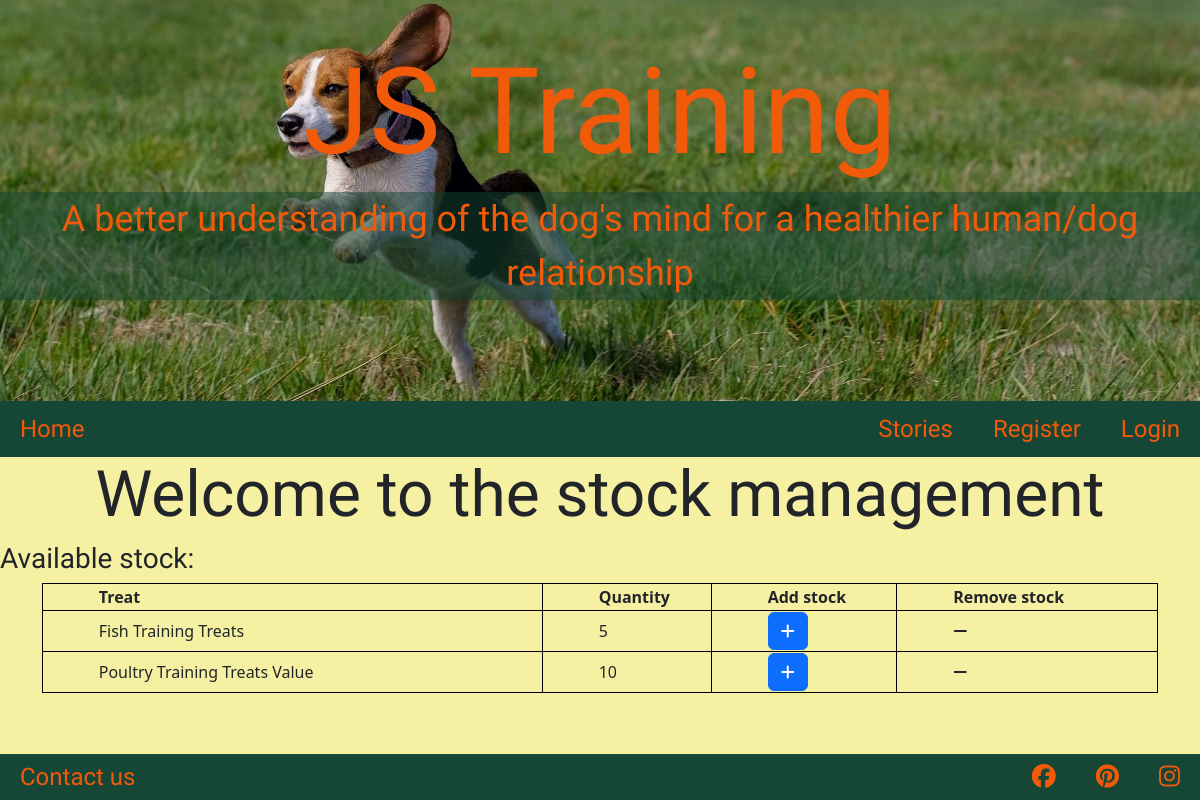
Page /stock/ on the earlier database version.
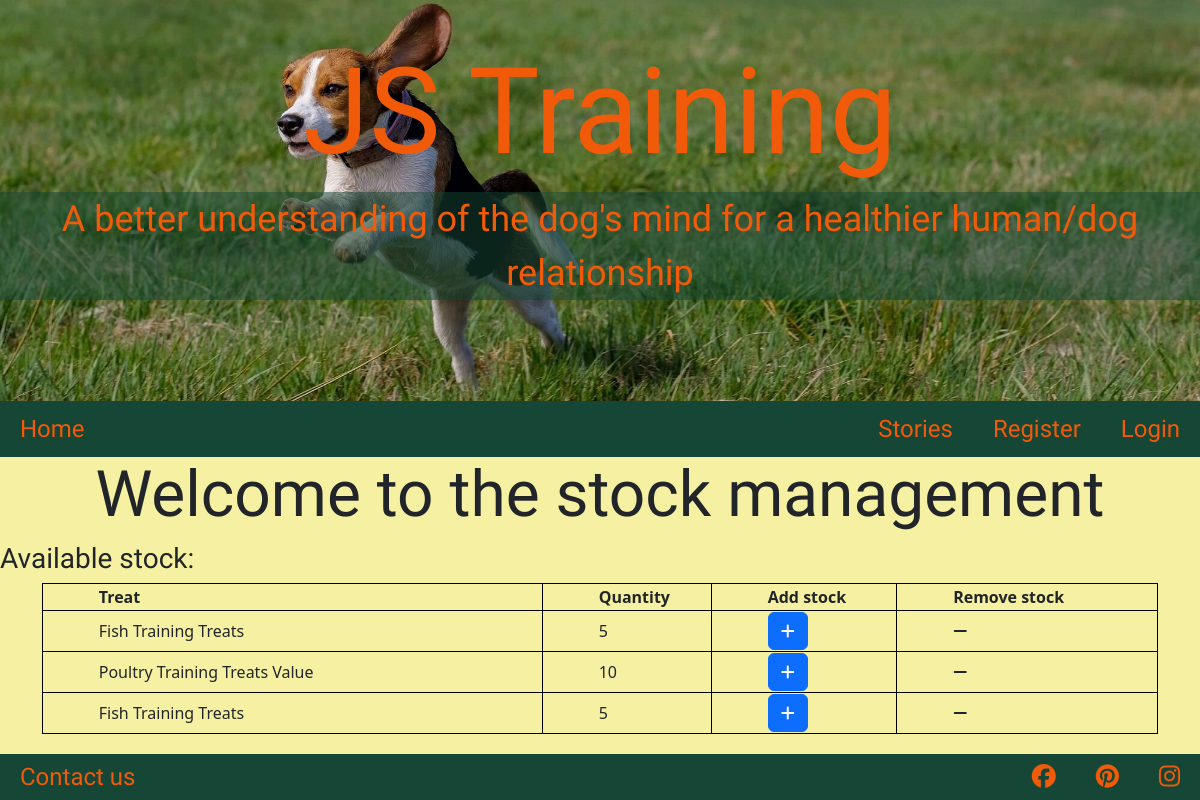
Same page on the later database version.
### stock/models.py (models this page shows, shortened)
class PackedStock(models.Model):
    category = models.CharField(max_length=20)
    name = models.CharField(max_length=50)
    weight = models.IntegerField()
    label = models.CharField(max_length=20)
    origin_stock = models.CharField(max_length=20)
    quantity = models.IntegerField(default=0)
    expiry_date = models.DateField()
    batch = models.IntegerField()

### stock/views.py (the view)
# urls.py: path('', include('stock.urls'), name='stock_urls'),
def stock(request):
    packed_stock = PackedStock.objects.all()
    form = AddStockForm()
    context = {
        "stock": packed_stock,
        "form": form,
    }
    return render(request, "stock/stock.html", context)

### stock/templates/stock/stock.html (shortened to what this page needs)
{% extends "base.html" %}
{% load static %}
{% block content %}
<h2>Welcome to the stock management</h2>
<h3>Available stock:</h3>
<div class="container">
    <table style="width:100%">
        <tr>
            <th>Treat</th>
            <th>Quantity</th>
            <th>Add stock</th>
            <th>Remove stock</th>
        </tr>
        {% for item in stock %}
        <tr>
            <td>{{ item.name }}</td>
            <td>{{ item.quantity }}</td>
            <td>
                <button type="button" class="btn btn-primary" data-bs-toggle="modal" data-bs-target="#addStockModal"
                        data-item-id="{{ item.id }}"
                        data-item-category="{{ item.category }}"
                        data-item-name="{{ item.name }}"
                        data-item-weight="{{ item.weight }}"
                        data-item-label="{{ item.label }}"
                        data-item-origin-stock="{{ item.origin_stock }}">
                    <i class="fa-solid fa-plus" aria-hidden="true"></i>
                </button>
            </td>
            <td><i class="fa-solid fa-minus"></i></td>
        </tr>
        {% endfor %}
    </table>
</div>
{% endblock %}

### templates/base.html (shortened to what this page needs)
{% load static %}
<!DOCTYPE html>
<html lang="en">
<head>
    <link href="https://cdn.jsdelivr.net/npm/bootstrap@5.3.3/dist/css/bootstrap.min.css" rel="stylesheet">
    <link rel="stylesheet" href="{% static 'css/style.css' %}">
</head>
<body>
    <header>
        <div id="header-text">
            <h1 class="text-center">JS Training</h1>
            <p id="catchline">A better understanding of the dog's mind for a healthier human/dog relationship</p>
        </div>
        <img src="{% static 'images/banner_img.jpg' %}" alt="Dog running in a field" id="img-banner">
    </header>
    <nav class="navbar navbar-expand-sm" id="header-navbar">
        <a class="navbar-brand" href="{% url 'home' %}" aria-label="home">Home</a>
        <div class="collapse navbar-collapse flex-row-reverse" id="navbarCollapsibleOptions">
            <ul class="navbar-nav">
                <li class="nav-item">
                    <a class="nav-link" href="{% url 'posts_overview' %}" aria-label="stories">Stories</a>
                </li>
                {% if user.is_authenticated %}
                <li class="nav-item">
                    <a class="nav-link" href="{% url 'user_profile' %}" aria-label="my account">My
                        account</a>
                </li>
                <li class="nav-item">
                    <a class="nav-link" href="{% url 'account_logout' %}" aria-label="logout">Logout</a>
                </li>
                {% else %}
                <li class="nav-item">
                    <a class="nav-link" href="{% url 'account_signup' %}" aria-label="register">Register</a>
                </li>
                <li class="nav-item">
                    <a class="nav-link" href="{% url 'account_login' %}" aria-label="login">Login</a>
                </li>
                {% endif %}
            </ul>
        </div>
    </nav>
    <main>
        {% block content %}{% endblock content %}
    </main>
    <footer>
        <nav class="navbar navbar-expand-sm" id="footer-navbar">
            <a class="nav-link" href="{% url 'contact_us' %}" aria-label="contact us">
                Contact us
            </a>
            <div class="collapse navbar-collapse flex-row-reverse" id="navbarSocialMedia">
                <ul class="navbar-nav">
                    <li class="nav-item">
                        <a class="nav-link" href="https://facebook.com" target="_blank"
                aria-label="Visit our Facebook page (opens in a new tab)"><i class="fa-brands fa-facebook"></i></a>
                    </li>
                    <li class="nav-item">
                        <a class="nav-link" href="https://pinterest.com" target="_blank"
                aria-label="Visit our Pinterest page (opens in a new tab)"><i class="fa-brands fa-pinterest"></i></a>
                    </li>
                    <li class="nav-item">
                        <a class="nav-link" href="https://instagram.com" target="_blank"
                aria-label="Visit our Instagram page (opens in a new tab)"><i class="fa-brands fa-instagram"></i></a>
                    </li>
                </ul>
            </div>
        </nav>
    </footer>
</body>
</html>

### static/css/style.css (style rules this page uses)
body { background-color: #F6F0A2; }
#footer-navbar, #header-navbar { background-color: #154636; }
h1, .nav-link, .navbar-brand, #catchline { color: #F15A09; }
#catchline { background: rgba(21, 70, 54, 0.5); }
h1 { font-family: 'Black And White Picture', sans-serif; font-size: 10vw; text-align: center; vertical-align: baseline; }
h2 { font-family: 'Black And White Picture', sans-serif; font-size: 4em; text-align: center; vertical-align: baseline; }
#catchline { font-family: 'Black And White Picture', sans-serif; font-size: 3vw; text-align: center; vertical-align: baseline; }
.nav-link, .navbar-brand { font-family: 'Sansita', sans-serif; font-size: 1.5em; }
p, .text-link, h3, .post-title { font-family: 'Sansita', sans-serif; }
.navbar, .navbar-expand-sm .navbar-nav .nav-link { padding: 0; }
.nav-link, .navbar-brand { margin: 5px 20px; }
footer { padding-top: 20px; }
body { min-height: 100vh; display: flex; flex-direction: column; }
header { position: relative; }
#header-text { position: absolute; top: 10%; width: 100%; text-align: center; }
#img-banner { width: 100%; height: auto; }
footer { margin-top: auto; }
th, td { border: 1px solid black; padding-left: 5%; }

Differences in the rows shown:
added PackedStock: name "Fish Training Treats", quantity "5"
